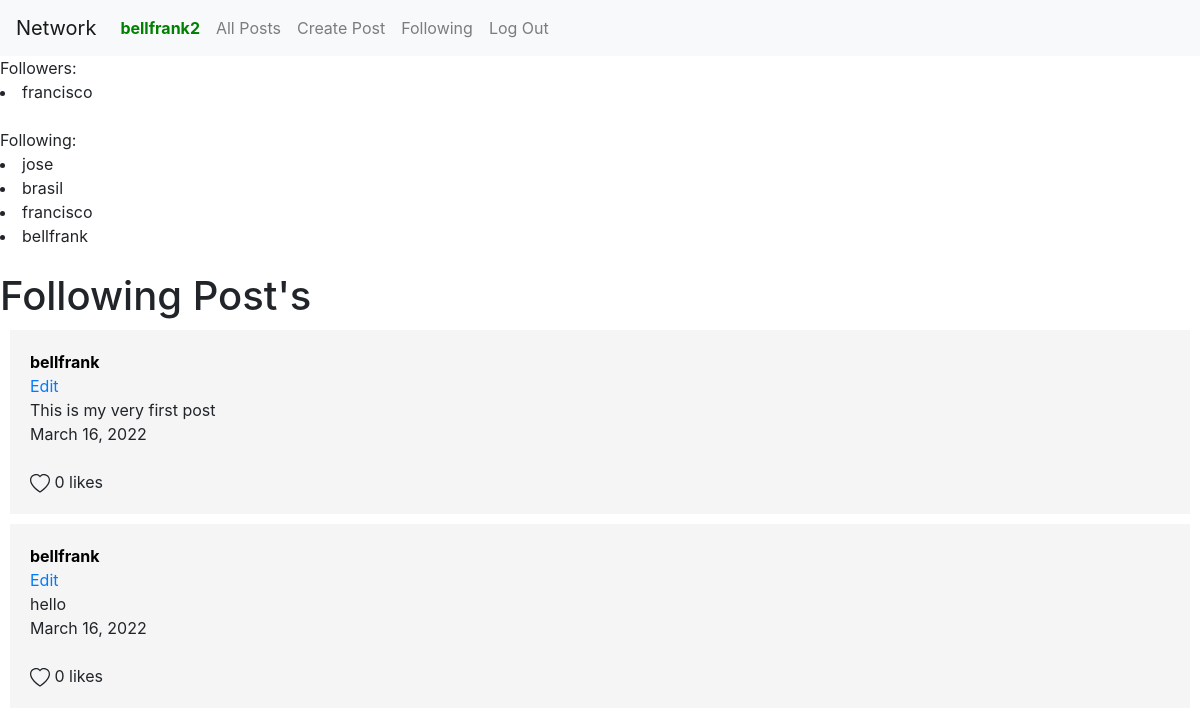
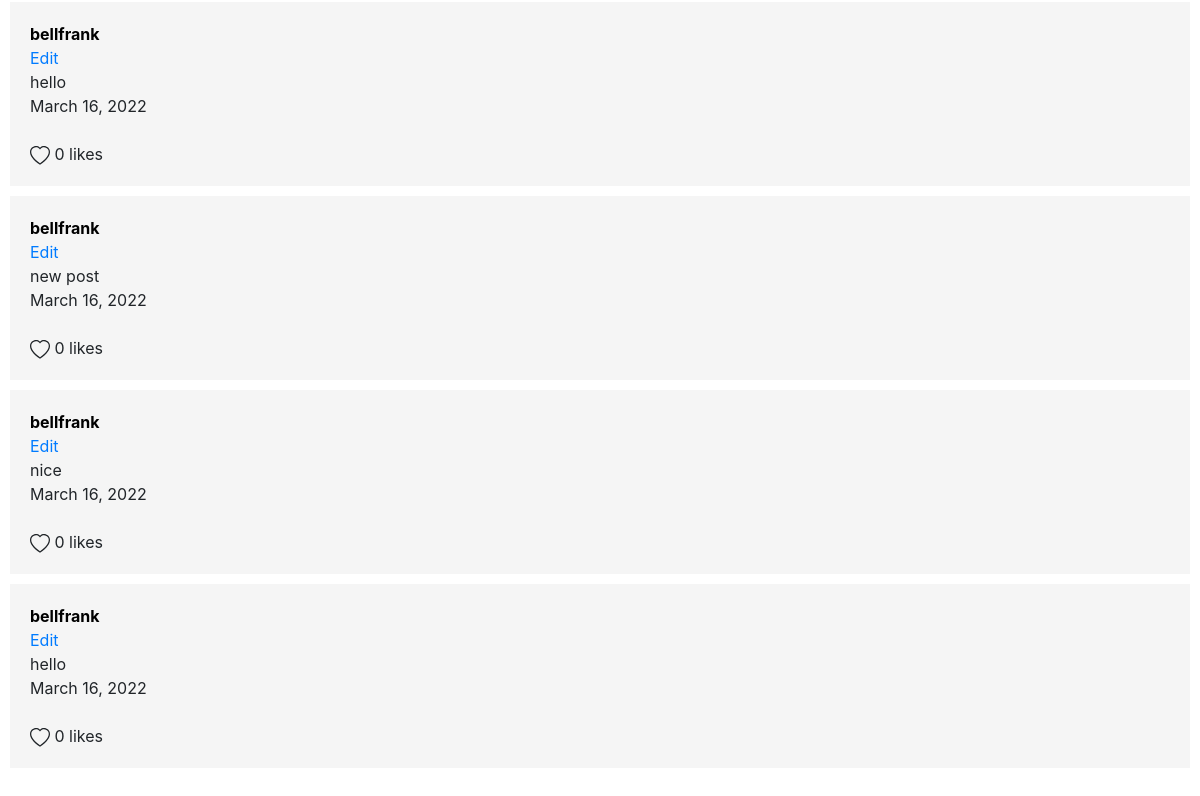
The app's page /following (signed in), older data (2 pictures, top to bottom).
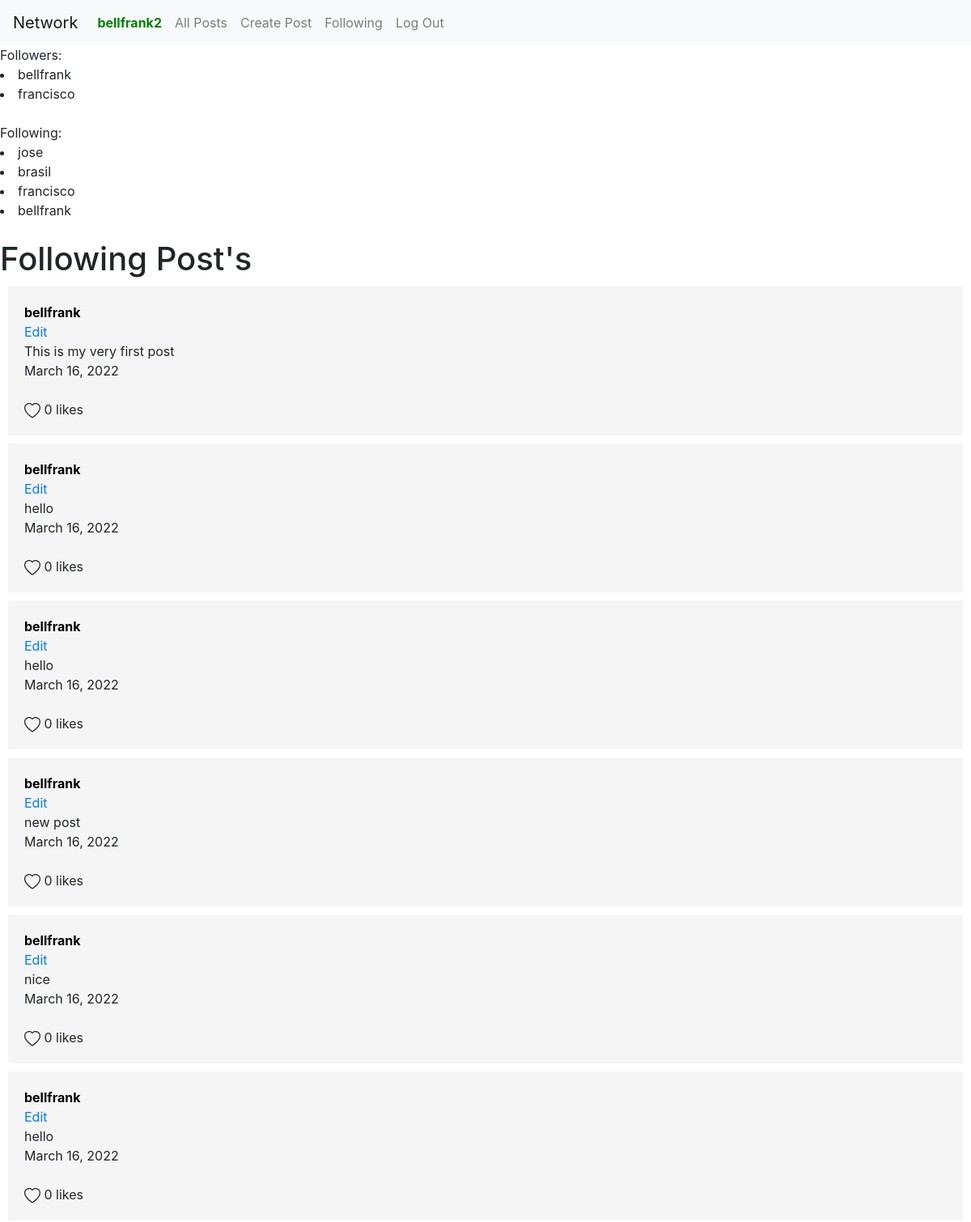
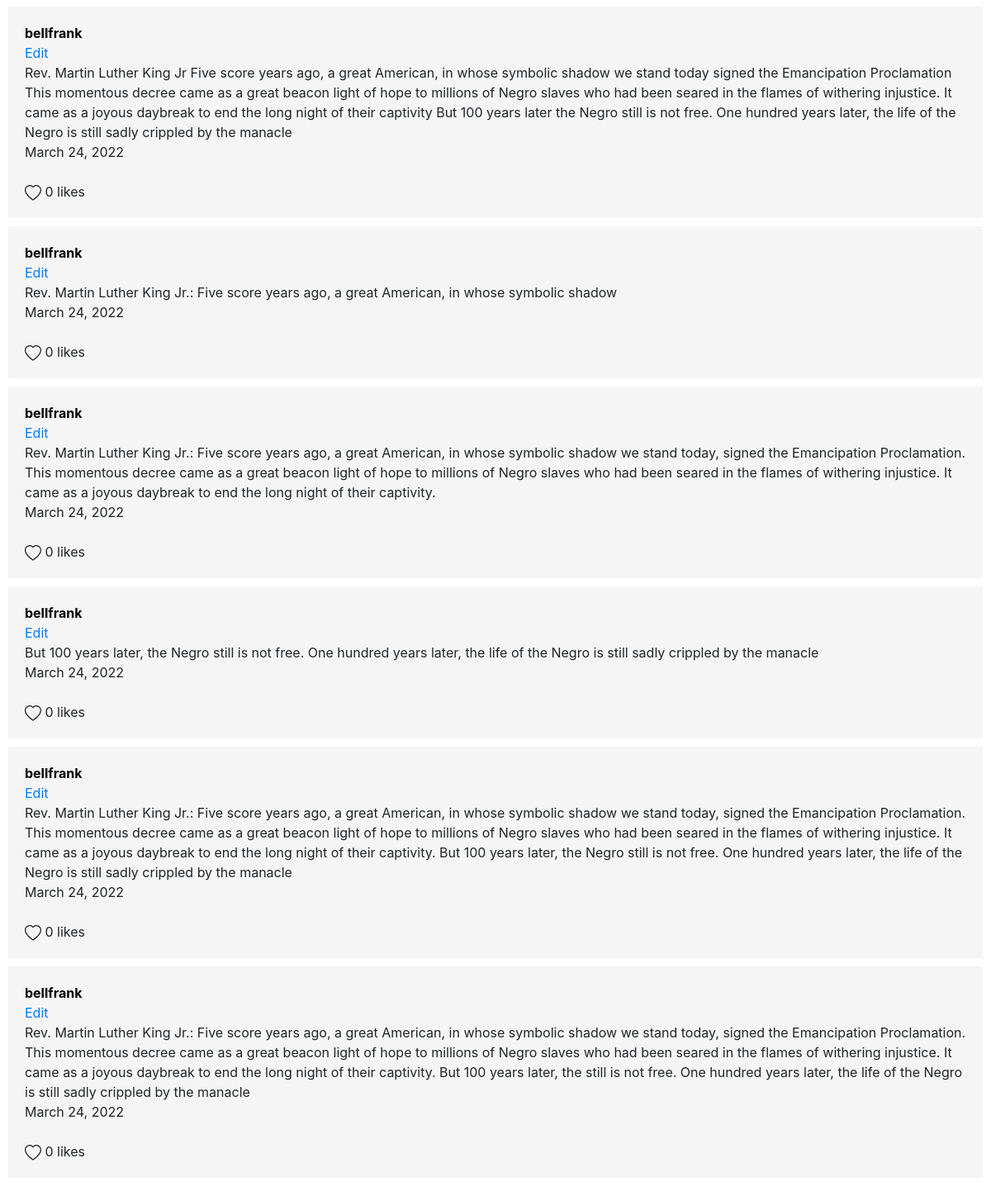
The same page, newer data (2 pictures, top to bottom).
### network/models.py (models this page shows, shortened)
class User(AbstractUser):
    followers = models.ManyToManyField('self', blank=True, related_name="followees", symmetrical=False)

class Posts(models.Model):
    user = models.ForeignKey(User, on_delete=models.CASCADE, related_name="user_post")
    description = models.TextField(max_length=500)
    time_posted = models.DateField(auto_now_add = True)
    status = models.BooleanField(default=True)

### network/views.py (the view)
# urls.py: path("following", views.following, name="following"),
@login_required
def following(request):
    followers = User.objects.get(username=request.user).followers.all()
    following = User.objects.get(username=request.user).followees.all()
    posts = Posts.objects.all()
    return render(request, "network/following.html",{
        "followers":followers,
        "following":following,
        "posts":posts,
    })

### network/templates/network/following.html (shortened to what this page needs)
{% extends "network/layout.html" %}
{% block body %}
Followers:
    {% for follower in followers %}
        <li>{{follower}}</li>
    {%endfor%}
    <br>
Following:
    {% for follow in following %}
        <li>{{follow}}</li>
    {%endfor%}
<br>
<h1> Following Post's</h1>
{% for post in posts %}
    {% if post.user in following%}
        <div class="post">
            <a href="{% url 'profile' post.user %}" style="color: black;"><strong>{{post.user}}</strong></a>
            <br>
            <a href="">Edit</a>
            <br>
            {{post.description}}
            <br>
            {{post.time_posted}}
            <br>
            <br>
             0 likes
        </div>
    {% endif %}
{% endfor %}
{% endblock %}

Row changes from the older to the newer data that the page shows:
now on one of the page's lists (row edited): User: username "bellfrank"
added Posts: user "bellfrank", description "Rev. Martin Luther King Jr Five score years ago, a great American, in whose symbolic shadow we stand today signed the Emancipation Proclamation This momentous decree came as a great beacon light of hope to millions of Negro slaves who had been seared in the flames of withering injustice. It came as a joyous daybreak to end the long night of their captivity But 100 years later the Negro still is not free. One hundred years later, the life of the Negro is still sadly crippled by the manacle", time_posted "March 24, 2022"
added Posts: user "bellfrank", description "Rev. Martin Luther King Jr.: Five score years ago, a great American, in whose symbolic shadow", time_posted "March 24, 2022"
added Posts: user "bellfrank", description "Rev. Martin Luther King Jr.: Five score years ago, a great American, in whose symbolic shadow we stand today, signed the Emancipation Proclamation. This momentous decree came as a great beacon light of hope to millions of Negro slaves who had been seared in the flames of withering injustice. It came as a joyous daybreak to end the long night of their captivity.", time_posted "March 24, 2022"
added Posts: user "bellfrank", description "But 100 years later, the Negro still is not free. One hundred years later, the life of the Negro is still sadly crippled by the manacle", time_posted "March 24, 2022"
added Posts: user "bellfrank", description "Rev. Martin Luther King Jr.: Five score years ago, a great American, in whose symbolic shadow we stand today, signed the Emancipation Proclamation. This momentous decree came as a great beacon light of hope to millions of Negro slaves who had been seared in the flames of withering injustice. It came as a joyous daybreak to end the long night of their captivity. But 100 years later, the Negro still is not free. One hundred years later, the life of the Negro is still sadly crippled by the manacle", time_posted "March 24, 2022"
added Posts: user "bellfrank", description "Rev. Martin Luther King Jr.: Five score years ago, a great American, in whose symbolic shadow we stand today, signed the Emancipation Proclamation. This momentous decree came as a great beacon light of hope to millions of Negro slaves who had been seared in the flames of withering injustice. It came as a joyous daybreak to end the long night of their captivity. But 100 years later, the still is not free. One hundred years later, the life of the Negro is still sadly crippled by the manacle", time_posted "March 24, 2022"
